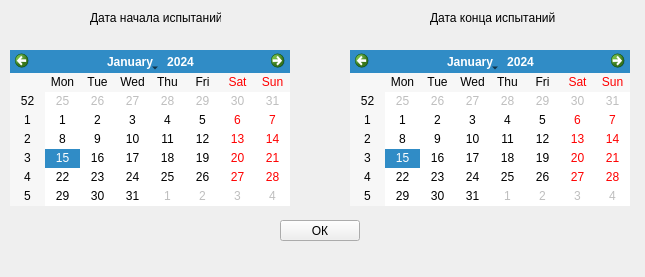
<?xml version="1.0" encoding="UTF-8"?>
<ui version="4.0">
 <class>Form</class>
 <widget class="QWidget" name="Form">
  <property name="geometry">
   <rect>
    <x>0</x>
    <y>0</y>
    <width>645</width>
    <height>277</height>
   </rect>
  </property>
  <property name="minimumSize">
   <size>
    <width>645</width>
    <height>277</height>
   </size>
  </property>
  <property name="maximumSize">
   <size>
    <width>645</width>
    <height>277</height>
   </size>
  </property>
  <property name="windowTitle">
   <string>Form</string>
  </property>
  <widget class="QCalendarWidget" name="calendar_begin">
   <property name="geometry">
    <rect>
     <x>10</x>
     <y>50</y>
     <width>280</width>
     <height>156</height>
    </rect>
   </property>
  </widget>
  <widget class="QCalendarWidget" name="calendar_end">
   <property name="geometry">
    <rect>
     <x>350</x>
     <y>50</y>
     <width>280</width>
     <height>156</height>
    </rect>
   </property>
  </widget>
  <widget class="QPushButton" name="close">
   <property name="geometry">
    <rect>
     <x>280</x>
     <y>220</y>
     <width>80</width>
     <height>21</height>
    </rect>
   </property>
   <property name="text">
    <string>ОК</string>
   </property>
  </widget>
  <widget class="QLabel" name="label">
   <property name="geometry">
    <rect>
     <x>90</x>
     <y>10</y>
     <width>131</width>
     <height>16</height>
    </rect>
   </property>
   <property name="text">
    <string>Дата начала испытаний</string>
   </property>
  </widget>
  <widget class="QLabel" name="label_2">
   <property name="geometry">
    <rect>
     <x>430</x>
     <y>10</y>
     <width>131</width>
     <height>16</height>
    </rect>
   </property>
   <property name="text">
    <string>Дата конца испытаний</string>
   </property>
  </widget>
 </widget>
 <resources/>
 <connections/>
</ui>
